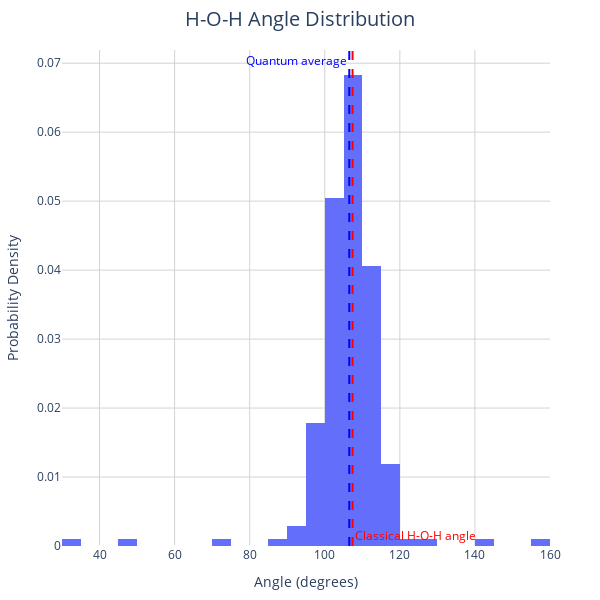

Notebook code for this chart:
### Markdown cell above
## 4. H-O-H Angle Analysis

The H-O-H angle in water molecules exhibits fluctuations due to both thermal and quantum effects. Understanding these fluctuations is crucial as they influence water's properties, particularly hydrogen bonding.

### Classical vs Quantum Angle Distribution:

1. **Classical Fluctuations**:
   - Thermal vibrations around equilibrium angle (107.4° for q-TIP4P/f)
   - Bending mode energy = $\frac{1}{2}k_θ(θ - θ_0)^2$
   - Symmetric distribution at thermal equilibrium

2. **Additional Quantum Effects**:
   - Zero-point angular motion
   - Coupling between bending and stretching modes
   - All P beads contribute to the distribution

### Angle Calculation Method:
For each frame ($t$) and bead ($i$), we calculate:

1. **O-H Vectors**:
   $\mathbf{v}_1^{(i,t)} = \mathbf{r}_{H1}^{(i,t)} - \mathbf{r}_O^{(i,t)}$
   $\mathbf{v}_2^{(i,t)} = \mathbf{r}_{H2}^{(i,t)} - \mathbf{r}_O^{(i,t)}$

2. **Angle via Dot Product**:
   $\theta^{(i,t)} = \arccos\left(\frac{\mathbf{v}_1^{(i,t)} \cdot \mathbf{v}_2^{(i,t)}}{|\mathbf{v}_1^{(i,t)}||\mathbf{v}_2^{(i,t)}|}\right)$

The distribution combines angles from:
- All frames in trajectory
- All beads in the ring polymer
- Total samples = (number of frames) × (number of beads)

The following cell analyzes the H-O-H angle distribution and compares it with the classical equilibrium value.

### Code cell
def calculate_angle(positions):
    """Calculate H-O-H angle using dot product method"""
    # Get O-H vectors
    v1 = positions[:, 1] - positions[:, 0]  # O to H1
    v2 = positions[:, 2] - positions[:, 0]  # O to H2
    
    # Normalize vectors
    v1_norm = v1 / np.linalg.norm(v1, axis=1)[:, np.newaxis]
    v2_norm = v2 / np.linalg.norm(v2, axis=1)[:, np.newaxis]
    
    # Calculate angle (degrees)
    cos_angle = np.sum(v1_norm * v2_norm, axis=1)
    angles = np.arccos(np.clip(cos_angle, -1.0, 1.0)) * 180/np.pi
    return angles

# Calculate angles for all beads and frames
all_angles = []
for traj in trajectories:
    angles = calculate_angle(traj)
    all_angles.extend(angles)

# Create angle distribution plot
fig = go.Figure()

# Add histogram
fig.add_trace(
    go.Histogram(
        x=all_angles,
        nbinsx=50,
        histnorm='probability density',
        hovertemplate='Angle: %{x:.2f}°<br>Density: %{y:.3f}<extra></extra>'
    )
)

# Add reference angles
classical_angle = 107.4
mean_angle = np.mean(all_angles)

# Classical reference
fig.add_vline(
    x=classical_angle,
    line_dash="dash",
    line_color="red",
    annotation_text="Classical H-O-H angle",
    annotation_position="bottom right",
    annotation=dict(font=dict(color="red"))
)

# Quantum average
fig.add_vline(
    x=mean_angle,
    line_dash="dash",
    line_color="blue",
    annotation_text="Quantum average",
    annotation_position="top left",
    annotation=dict(font=dict(color="blue"))
)

# Configure plot
fig.update_layout(
    plotly_layout,
    title={
        'text': 'H-O-H Angle Distribution',
        'font': {'size': 20},
        'y': 0.98,
        'x': 0.5,
        'xanchor': 'center',
        'yanchor': 'top'
    },
    xaxis_title='Angle (degrees)',
    yaxis_title='Probability Density'
)
fig.show()

# Analyze quantum effects
std_angle = np.std(all_angles)
angle_shift = mean_angle - classical_angle

print("H-O-H Angle Analysis:")
print("-" * 25)
print(f"Classical angle:  {classical_angle:.1f}°")
print(f"Quantum average:  {mean_angle:.1f}°")
print(f"Quantum shift:    {angle_shift:+.1f}°  ({angle_shift/classical_angle*100:+.1f}%)")
print(f"Fluctuations:     ±{2*std_angle:.1f}°  (95% interval)")

### Figure 1 — Plotly figure (JSON) as saved in the notebook; plotly's stock layout.template omitted (floating-point values rounded to 4 significant figures; data arrays with more than 128 entries replaced by an {"elided": "..."} marker saying what was removed)
{"data": [{"histnorm": "probability density", "hovertemplate": "Angle: %{x:.2f}°<br>Density: %{y:.3f}<extra></extra>", "nbinsx": 50, "type": "histogram", "x": {"elided": "202 float values"}}], "layout": {"annotations": [{"font": {"color": "red"}, "showarrow": false, "text": "Classical H-O-H angle", "x": 107.4, "xanchor": "left", "xref": "x", "y": 0, "yanchor": "bottom", "yref": "y domain"}, {"font": {"color": "blue"}, "showarrow": false, "text": "Quantum average", "x": 106.5, "xanchor": "right", "xref": "x", "y": 1, "yanchor": "top", "yref": "y domain"}], "font": {"size": 12}, "height": 600, "hovermode": "closest", "margin": {"b": 50, "l": 50, "r": 50, "t": 50}, "plot_bgcolor": "white", "shapes": [{"line": {"color": "red", "dash": "dash"}, "type": "line", "x0": 107.4, "x1": 107.4, "xref": "x", "y0": 0, "y1": 1, "yref": "y domain"}, {"line": {"color": "blue", "dash": "dash"}, "type": "line", "x0": 106.5, "x1": 106.5, "xref": "x", "y0": 0, "y1": 1, "yref": "y domain"}], "title": {"font": {"size": 20}, "text": "H-O-H Angle Distribution", "x": 0.5, "xanchor": "center", "y": 0.98, "yanchor": "top"}, "width": 600, "xaxis": {"gridcolor": "LightGray", "gridwidth": 1, "showgrid": true, "title": {"text": "Angle (degrees)"}}, "yaxis": {"gridcolor": "LightGray", "gridwidth": 1, "showgrid": true, "title": {"text": "Probability Density"}}}}
